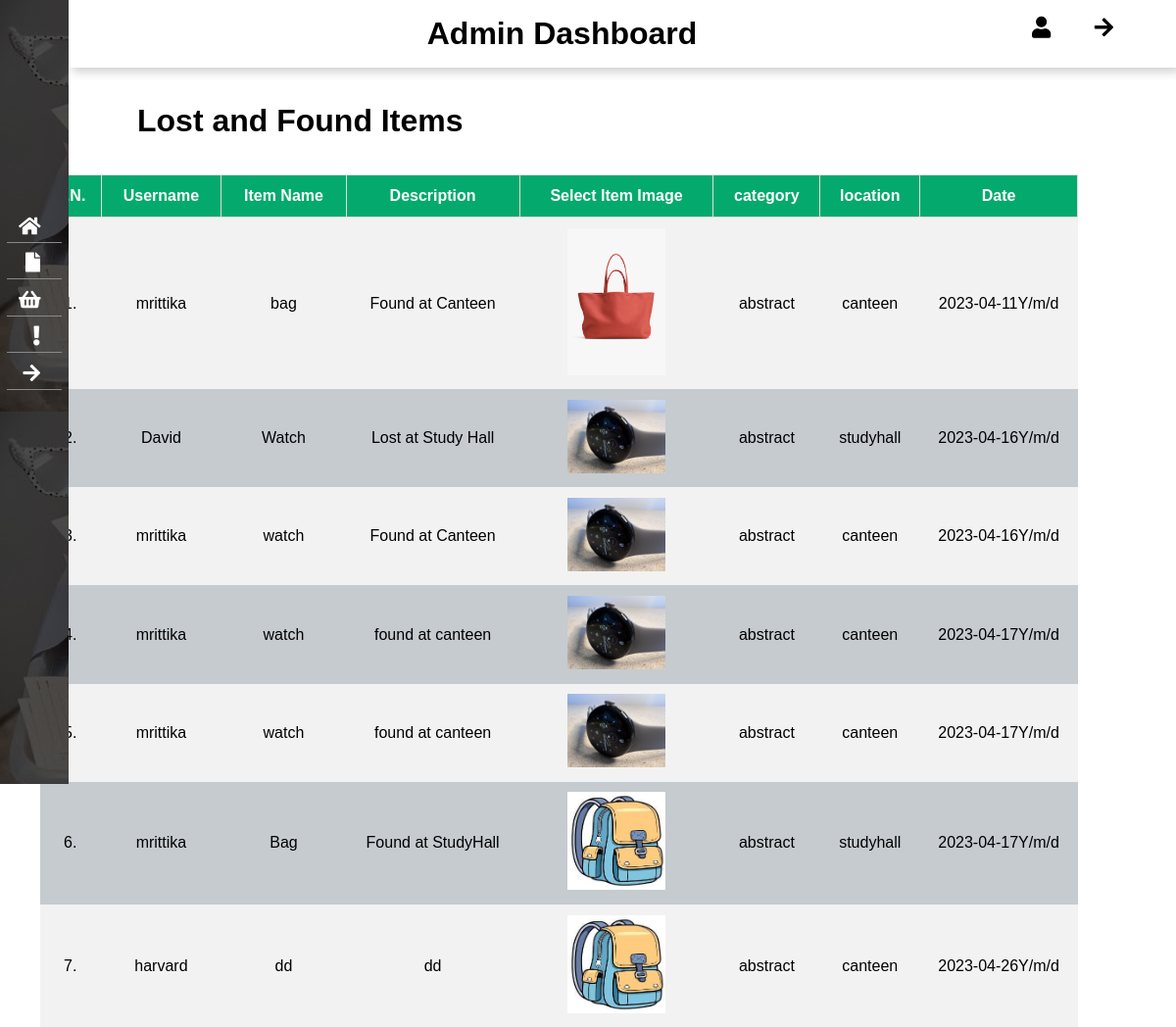
/admin/manage-item.php (signed in), run on the app's committed database.
### tables this page shows
CREATE TABLE `found_items` (
  `id` int(100) UNSIGNED NOT NULL,
  `username` varchar(50) NOT NULL,
  `title` varchar(50) NOT NULL,
  `description` text NOT NULL,
  `image_name` varchar(50) NOT NULL,
  `category` varchar(50) NOT NULL,
  `location` varchar(50) NOT NULL,
  `date` date NOT NULL
);

### admin/manage-item.php (the view, shortened to what this page needs)
<?php include('partials/menu.php'); ?>
<div class="main-content">
    <br /><br />
        <h1>Lost and Found Items</h1>
        <br /><br />
                <table class="tbl-full">
                    <tr>
                        <th>S.N.</th>
                        <th>Username</th>
                        <th>Item Name</th>
                        <th>Description</th>
                        <th>Select Item Image</th>
                        <th>category</th>
                        <th>location</th>
                        <th>Date</th>
                    </tr>
                    <?php
                        $sql = "SELECT * FROM found_items";
                        $res = mysqli_query($conn, $sql);
                        $count = mysqli_num_rows($res);
                        $sn=1;
                        if($count>0)
                        {
                            while($row=mysqli_fetch_assoc($res))
                            {
                                $username = $row['username'];
                                $title = $row['title'];
                                $description = $row['description'];
                                $image_name = $row['image_name'];
                                $category = $row['category'];
                                $location = $row['location'];
                                $date = $row['date'];
                                ?>
                                <tr>
                                    <td><?php echo $sn++; ?>. </td>
                                    <td><?php echo $username; ?></td>
                                    <td><?php echo $title; ?></td>
                                    <td><?php echo $description; ?></td>
                                    <td>
                                    <?php
                                            if($image_name=="")
                                            {
                                                echo "<div class='error'>Image not Added.</div>";
                                            }
                                            else
                                            {
                                                ?>
                                                <img src="<?php echo SITEURL; ?>image/<?php echo $image_name; ?>" width="100px">
                                                <?php
                                            }
                                        ?>
                                    </td>
                                    <td><?php echo $category; ?></td>
                                    <td><?php echo $location; ?></td>
                                    <td><?php echo $date,"Y/m/d ";; ?></td>
                                <?php
                            }
                        }
                        else
                        {
                            echo "<tr> <td colspan='7' class='error'> Item not Added Yet. </td> </tr>";
                        }
                    ?>
                </table>
    </div>

### admin/partials/menu.php (shortened to what this page needs)
<!DOCTYPE html>
<html lang="en">
<head>
  <link rel="stylesheet" href="https://use.fontawesome.com/releases/v5.8.1/css/all.css">
  <link rel="stylesheet"
    href="https://maxst.icons8.com/vue-static/landings/line-awesome/line-awesome/1.3.0/css/line-awesome.min.css">
    <link rel="stylesheet" href="../css/stylenavside.css">
    <link rel="stylesheet" href="../css/admin.css">
    <link rel="stylesheet" href="../css/stylepost.css">
</head>
<div class="sidebar">
  <div class="sidebar-brand">
  </div>
  <div class="sidebar-menu">
    <ul>
      <li>
        <a href="index.php">
          <span class="icon"><i class="fas fa-home"></i></span>
        </a>
      </li>
      <li>
        <a href="manage-item.php">
          <span class="icon"><i class="fas fa-file"></i></span>
        </a>
      </li>
      <li>
        <a href="sale.html">
          <span class="icon"><i class="fas fa-shopping-basket"></i></span>
        </a>
      </li>
      <li>
        <a href="claim.html">
          <span class="icon"><i class="fas fa-exclamation"></i></span>
        </a>
      </li>
      <li>
        <a href="logout.php">
          <span class="icon"><i class="fas fa-arrow-right"></i></span>
        </a>
      </li>
    </ul>
  </div>
</div>
  <div class="main-content">
    <header>
      <h2>
       <h1>Admin Dashboard </h1>
      </h2>
      <div class="user">
        <ul>
          <li>
            <a href="add-admin.php">
              <i class="fas fa-user"></i>
            </a>
          </li>
          <li>
              <i class="fas fa-arrow-right"></i>
          </li>
        </ul>
      </div>
    </header>
  </body>
</html>

### css/stylenavside.css (style rules this page uses)
* { padding: 0; margin: 0; list-style-type: none; text-decoration: none; font-family: "Poppins", sans-serif; box-sizing: border-box; }
.sidebar { position: fixed; width: 270px; height: 100vh; background-image: linear-gradient(rgba(0, 0, 0, 0.7), rgba(0, 0, 0, 0.7)), url(bg.jpeg); }
.main-content { margin-left: 270px; transition: margin-left 300ms; }
.sidebar-brand { height: 90px; padding: 1rem 0rem 1rem 2rem; color: #fff; }
.sidebar-menu { position: relative; margin: 0 10%; text-align: right; top: 15%; }
.sidebar-menu ul li { margin: 10% 0; border-bottom: 0.5px solid #8a8a8a; }
.sidebar-menu ul li a { display: block; padding: 5px 12px; color: #fff; font-size: 16px; position: relative; }
.sidebar-menu i { font-size: 20px; margin-right: 10px; }
header { background: #fff; display: flex; justify-content: space-between; padding: 1rem 1.5rem; box-shadow: 4px 4px 10px rgba(0, 0, 0, 0.2); }
.user ul li { position: relative; display: inline-block; margin: 0 20px; position: relative; font-size: 22px; right: 20px; }
.user a i { color: #000; }
.sidebar-menu a span:first-child { font-size: 1.5 rem; padding-right: 1 rem; }
@media only screen and (max-width: 1200px) { .sidebar { width: 70px; } }
@media only screen and (max-width: 1200px) { .main-content { margin-left: 70px; } }
@media only screen and (max-width: 1200px) { .main-content header { width: calc(100%-70px); left: 70px; } }

### css/admin.css (style rules this page uses)
.tbl-full { width: 60%; margin-left: auto; margin-right: auto; }
table tr th { border-bottom: 1px solid black; padding: 1%; text-align: center; }
table tr { background-color: rgb(197, 203, 207); }
table tr td { padding: 1%; }

### css/stylepost.css (style rules this page uses)
.tbl-full { font-family: Arial, Helvetica, sans-serif; border-collapse: collapse; width: 100%; margin-left:-100px; text-align: center; }
.tbl-full tr:nth-child(even) { background-color: #f2f2f2; }
table tr th { border: 1px solid #ddd; padding: 8px; text-align: center; }
.tbl-full th { padding-top: 12px; padding-bottom: 12px; text-align: left; background-color: #04AA6D; color: white; text-align: center; }

### data on the page
found_items: username "mrittika", title "bag", description "Found at Canteen", image_name (picture), category "abstract", location "canteen", date "2023-04-11"
found_items: username "David", title "Watch", description "Lost at Study Hall", image_name (picture), category "abstract", location "studyhall", date "2023-04-16"
found_items: username "mrittika", title "watch", description "Found at Canteen", image_name (picture), category "abstract", location "canteen", date "2023-04-16"
found_items: username "mrittika", title "watch", description "found at canteen", image_name (picture), category "abstract", location "canteen", date "2023-04-17"
found_items: username "mrittika", title "watch", description "found at canteen", image_name (picture), category "abstract", location "canteen", date "2023-04-17"
found_items: username "mrittika", title "Bag", description "Found at StudyHall", image_name (picture), category "abstract", location "studyhall", date "2023-04-17"
found_items: username "harvard", title "dd", description "dd", image_name (picture), category "abstract", location "canteen", date "2023-04-26"
